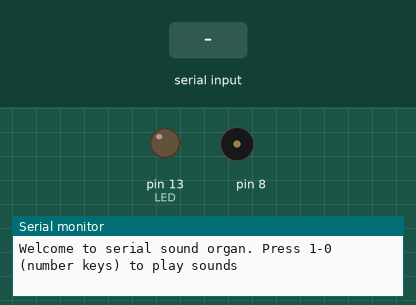
The sketch below on a simulated Arduino Uno, built with avr-gcc and run on an emulated ATmega328P. On the bench: output pins drawn as LEDs (lit = HIGH), buzzer (waves = sounding), the last lines printed to the serial monitor. Inputs (shaded band) come from the test bench.

Above: at 1.2 s.
1.3 s: "1" received over Serial
At 1.42 s:
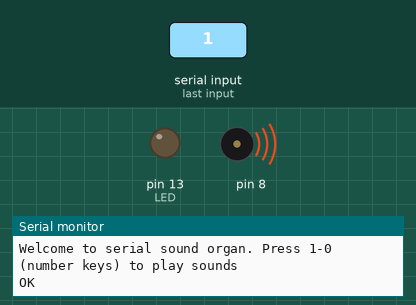
Timing chart, 0 to 4.3 s (numbered marks = the images above; inputs shaded):
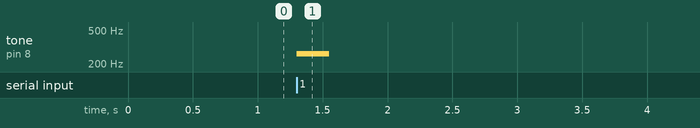

Measured:
- after the input at 1.3 s, tone on pin 8: silent → 262 Hz at once, → silent 0.25 s later

The sketch:

SerialInputSoundOrgan.ino
```cpp
// serial input sound organ

// receives serial data and translates it to a sound

#include "pitches.h"

// input character to notes map
// note that 0 is the highest note because that is how they are laid out on the keyboard
int notes[] = {
  NOTE_E5, NOTE_C4, NOTE_D4, NOTE_E4, NOTE_F4, NOTE_G4, NOTE_A4, NOTE_B4, NOTE_C5, NOTE_D5  };

// led to blink when a note is played
#define LED 13


void setup() {
  // put your setup code here, to run once:
  Serial.begin(9600);
  Serial.println("Welcome to serial sound organ. Press 1-0 (number keys) to play sounds");
  pinMode(LED, OUTPUT);
}

void loop() {
  // put your main code here, to run repeatedly:

  // see if a character is available
  if (Serial.available() > 0) {
    int c = Serial.read();

    // check for a valid character '0' to '9'
    if (c < '0' || c > '9') {
      Serial.write("INV\n");
    }
    else {
      // convert to a number from 0-9
      c -= '0';

      // turn on led while the note plays
      digitalWrite(LED, HIGH);

      // make all notes a quarter note
      int noteDuration = 1000/4;

      tone(8, notes[c],noteDuration);

      // turn off led
      digitalWrite(LED, LOW);

      // Q: does the tone generator need an "off" command between notes?
      // A: No - it turns off by itself
      //noTone(8);

      Serial.write("OK\n");

    }  // end valid character
  }  // end serial data is available

}
```

pitches.h
```cpp
/*************************************************
 * Public Constants
 *************************************************/

#define NOTE_B0  31
#define NOTE_C1  33
#define NOTE_CS1 35
#define NOTE_D1  37
#define NOTE_DS1 39
#define NOTE_E1  41
#define NOTE_F1  44
#define NOTE_FS1 46
#define NOTE_G1  49
#define NOTE_GS1 52
#define NOTE_A1  55
#define NOTE_AS1 58
#define NOTE_B1  62
#define NOTE_C2  65
#define NOTE_CS2 69
#define NOTE_D2  73
#define NOTE_DS2 78
#define NOTE_E2  82
#define NOTE_F2  87
#define NOTE_FS2 93
#define NOTE_G2  98
#define NOTE_GS2 104
#define NOTE_A2  110
#define NOTE_AS2 117
#define NOTE_B2  123
#define NOTE_C3  131
#define NOTE_CS3 139
#define NOTE_D3  147
#define NOTE_DS3 156
#define NOTE_E3  165
#define NOTE_F3  175
#define NOTE_FS3 185
#define NOTE_G3  196
#define NOTE_GS3 208
#define NOTE_A3  220
#define NOTE_AS3 233
#define NOTE_B3  247
#define NOTE_C4  262         // this is middle c
#define NOTE_CS4 277
#define NOTE_D4  294
#define NOTE_DS4 311
#define NOTE_E4  330
#define NOTE_F4  349
#define NOTE_FS4 370
#define NOTE_G4  392
#define NOTE_GS4 415
#define NOTE_A4  440
#define NOTE_AS4 466
#define NOTE_B4  494
#define NOTE_C5  523
#define NOTE_CS5 554
#define NOTE_D5  587
#define NOTE_DS5 622
#define NOTE_E5  659
#define NOTE_F5  698
#define NOTE_FS5 740
#define NOTE_G5  784
#define NOTE_GS5 831
#define NOTE_A5  880
#define NOTE_AS5 932
#define NOTE_B5  988
#define NOTE_C6  1047
#define NOTE_CS6 1109
#define NOTE_D6  1175
#define NOTE_DS6 1245
#define NOTE_E6  1319
#define NOTE_F6  1397
#define NOTE_FS6 1480
#define NOTE_G6  1568
#define NOTE_GS6 1661
#define NOTE_A6  1760
#define NOTE_AS6 1865
#define NOTE_B6  1976
#define NOTE_C7  2093
#define NOTE_CS7 2217
#define NOTE_D7  2349
#define NOTE_DS7 2489
#define NOTE_E7  2637
#define NOTE_F7  2794
#define NOTE_FS7 2960
#define NOTE_G7  3136
#define NOTE_GS7 3322
#define NOTE_A7  3520
#define NOTE_AS7 3729
#define NOTE_B7  3951
#define NOTE_C8  4186
#define NOTE_CS8 4435
#define NOTE_D8  4699
#define NOTE_DS8 4978
```
